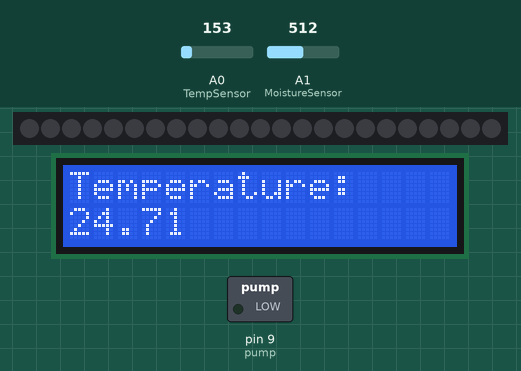
This sketch was run on a simulated Arduino Uno, built with avr-gcc and run on an emulated ATmega328P. Parts: 23 RGB LEDs in strip order, left to right, 16×2 character LCD, switched loads named in the sketch (green lamp = pin HIGH). The inputs (shaded band) are chosen by the test bench; at power-on: A0 (TempSensor) = 153, A1 (MoistureSensor) = 512. What the sketch prints to the serial monitor is not drawn.

Above: at 1.2 s.
1.3 s: A0 (TempSensor) set to 132
At 3.6 s:
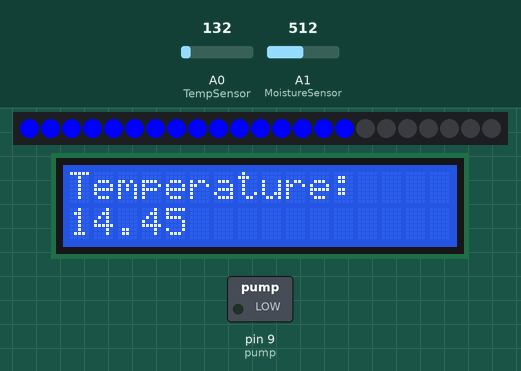
4.5 s: A1 (MoistureSensor) set to 11
7.2 s: A1 (MoistureSensor) set to 8
At 10.1 s:
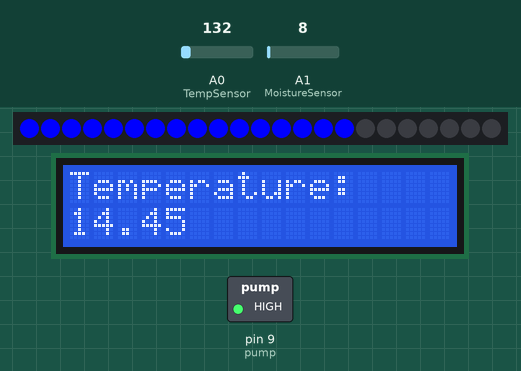
10.5 s: A0 (TempSensor) set to 165
At 12.8 s:
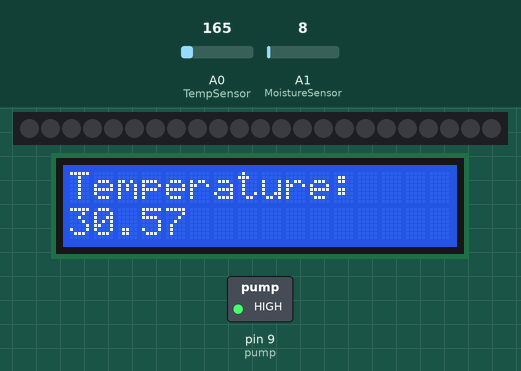
13.6 s: A0 (TempSensor) set to 175
At 14.6 s:
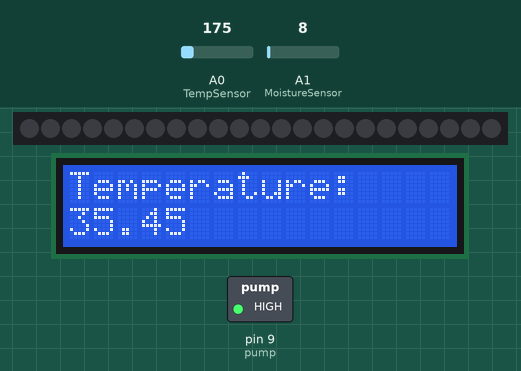
Timing chart, 0 to 16.6 s (numbered marks = the images above; inputs shaded):
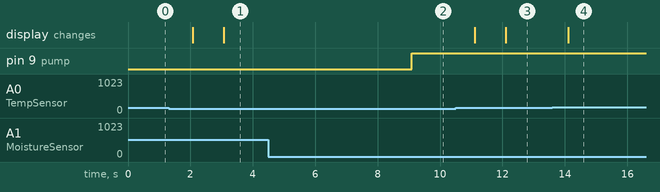

The sketch:

Automated_Greenhouse_Sketch.ino
```cpp
#include <LiquidCrystal.h>
#include <Adafruit_NeoPixel.h>

#define PIN 7	 // set input pin Neopixel is attached to
#define NUM_LEDS 23 // number of neopixels in Ring
#define TempSensor A0 // set pin temp sensor is attached to
#define MoistureSensor A1 // set pin moisture sensor is attached to

// Initialisation for led strips
Adafruit_NeoPixel strip = Adafruit_NeoPixel(NUM_LEDS, PIN, NEO_GRB + NEO_KHZ800);
LiquidCrystal lcd(12, 11, 5, 4, 3, 2);

const int pump = 9; // initialise Pump pin
const int fan = 6; // initialise Fan pin

int MS = 0; // Create variable called MS


void setup() {
  strip.begin(); // Start Strip blank
  strip.show();
  Serial.begin(9600); // Starts Serial Monitor
  pinMode(TempSensor, INPUT); // setting function of pins
  pinMode(MoistureSensor, INPUT);
  pinMode(pump, OUTPUT);
  lcd.begin(16, 2);
  // Print a message to the LCD.
  lcd.print("Temperature:");
}

void loop() {
  // Reading and calculating value on temp sensor
  float temp = ((analogRead(TempSensor) * (5.0/1024)) - 0.5)/0.01;
  MS = analogRead(MoistureSensor); // Storing value of moisture sensor in variable MS
  Serial.println(MoistureSensor);


    lcd.setCursor(0, 1);
    lcd.print("   ");
    lcd.setCursor(0, 1);
    lcd.print(temp);

  	//Serial.println(temp);
  	delay(1000);

  if (MS < 10) {
    digitalWrite(pump, HIGH); // Turn on pump
  }else{
    digitalWrite(pump, LOW); // Turn off pump
  }

  if (temp < 20){
    // Turn on LED strips
    strip.setPixelColor(0,0,0,255);
    strip.setPixelColor(1,0,0,255);
    strip.setPixelColor(2,0,0,255);
    strip.setPixelColor(3,0,0,255);
    strip.setPixelColor(4,0,0,255);
    strip.setPixelColor(5,0,0,255);
    strip.setPixelColor(6,0,0,255);
    strip.setPixelColor(7,0,0,255);
    strip.setPixelColor(8,0,0,255);
    strip.setPixelColor(9,0,0,255);
    strip.setPixelColor(10,0,0,255);
    strip.setPixelColor(11,0,0,255);
    strip.setPixelColor(12,0,0,255);
    strip.setPixelColor(13,0,0,255);
    strip.setPixelColor(14,0,0,255);
    strip.setPixelColor(15,0,0,255);
  	strip.show();
  }else{
    // Turn LED strips off
    strip.setPixelColor(0, 0, 0, 0);
    strip.setPixelColor(1, 0, 0, 0);
    strip.setPixelColor(2, 0, 0, 0);
    strip.setPixelColor(3, 0, 0, 0);
    strip.setPixelColor(4, 0, 0, 0);
    strip.setPixelColor(5, 0, 0, 0);
    strip.setPixelColor(6, 0, 0, 0);
    strip.setPixelColor(7, 0, 0, 0);
    strip.setPixelColor(8, 0, 0, 0);
    strip.setPixelColor(9, 0, 0, 0);
    strip.setPixelColor(10, 0, 0, 0);
    strip.setPixelColor(11, 0, 0, 0);
    strip.setPixelColor(12, 0, 0, 0);
    strip.setPixelColor(13, 0, 0, 0);
    strip.setPixelColor(14, 0, 0, 0);
    strip.setPixelColor(15, 0, 0, 0);
    strip.show();
  }

  if (temp > 30){
    digitalWrite(fan, HIGH); // Turn on fan
  }else{
    digitalWrite(fan, LOW); // Turn off fan
  }
}
```

Measured:
- the behaviour switches between 144 and 143 on A0 (TempSensor) (found by bisection; images 0 and 1)
- the behaviour switches between 10 and 9 on A1 (MoistureSensor) (found by bisection; images 1 and 2)
- after the input at 1.3 s, the display: first changes after 0.77 s (image 1 shows a later state)
- after the input at 4.5 s, every drawn part: stays the same
- after the input at 7.2 s, pin 9 (pump): LOW → HIGH after 1.9 s
- after the input at 10.5 s, the display: first changes after 0.60 s (image 3 shows a later state)
- after the input at 13.6 s, the display: changes after 0.51 s (image 4)
